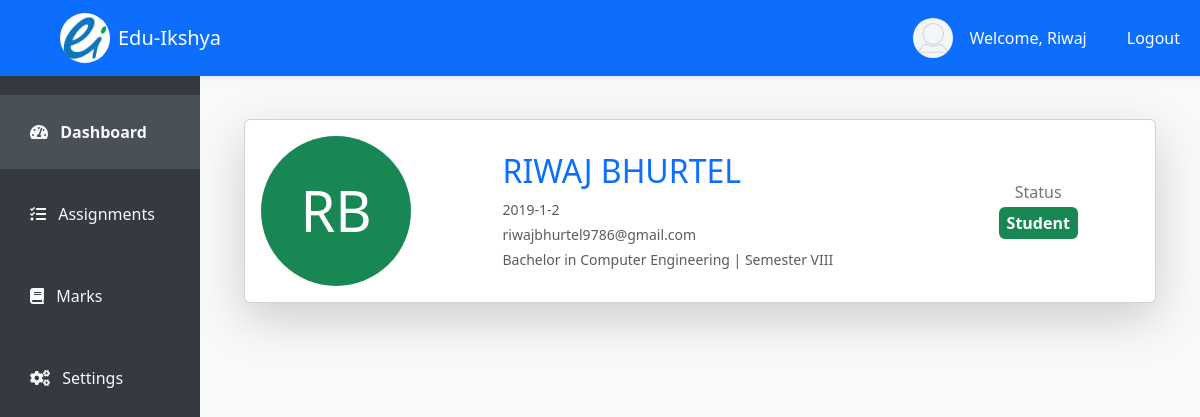
Page /student/dashboard/9/ (signed in) on the committed database.
### student/models.py (models this page shows, shortened)
class User(AbstractUser):
    user_id = models.CharField(max_length=15, unique=True, editable=False)
    address = models.CharField(max_length=150, null=True, blank=False)
    contact_number = models.CharField(max_length=20, blank=True, null=True)
    date_of_birth = models.DateField(null=True, blank=True)
    gender = models.CharField(max_length=1, choices=[('M', 'Male'), ('F', 'Female'), ('O', 'Other')])
    is_staff = models.BooleanField(default=False)
    is_student = models.BooleanField(default=False)

class Student(models.Model):
    registration_number = models.CharField(max_length=30, unique=True, editable=False)
    first_name = models.CharField(max_length=50)
    middle_name = models.CharField(max_length=50, null=True, blank=True)
    last_name = models.CharField(max_length=100)
    batch_year = models.CharField(max_length=4)
    gender = models.CharField(max_length=1, choices=[('M', 'Male'), ('F', 'Female'), ('O', 'Other')])
    date_of_birth = models.DateField()
    email = models.EmailField(blank=True, null=True)
    program = models.ForeignKey(Program, on_delete=models.CASCADE)
    semester = models.ForeignKey(Semester, on_delete=models.RESTRICT)
    user = models.OneToOneField(User, on_delete=models.RESTRICT, null=True, blank=True)

class Program(models.Model):
    program_id = models.CharField(max_length=12, unique=True)
    program_name = models.CharField(max_length=60)

class Semester(models.Model):
    SEMESTER_CHOICES = [
        ('I', 'I'),
        ('II', 'II'),
        ('III', 'III'),
        ('IV', 'IV'),
        ('V', 'V'),
        ('VI', 'VI'),
        ('VII', 'VII'),
        ('VIII', 'VIII'),
    ]
    semester_id = models.CharField(max_length=4, unique=True)
    semester = models.CharField(max_length=5, choices=SEMESTER_CHOICES)

### student/views.py (the view)
# urls.py: path('student/dashboard/<pk>/', views.student_dashboard, name='student_dashboard'),
@login_required
def student_dashboard(request, pk):
    student_user = get_object_or_404(User, pk=pk)
    student = Student.objects.get(user=student_user)
    if student_user != request.user:
        return HttpResponseForbidden("You are not Authorized!")
    return render(request, 'student/student_dashboard.html', {
        'student': student,
        'user': student_user
    })

### templates/student/student_dashboard.html
<!DOCTYPE html>
{% extends 'student/index.html' %}
{% load static %}
{% block student_dashboard %}
<div class="container mt-4">
    <div class="card shadow-lg">
        <div class="card-body">
            <div class="row align-items-center">
                <div class="col-md-3 text-center">
                    <div class="rounded-circle bg-success d-flex justify-content-center align-items-center"
                        style="width: 150px; height: 150px;">
                        <p class="text-white display-4 m-0">{{ student.first_name|slice:":1" }}{{ student.last_name|slice:":1" }}</p>
                    </div>
                </div>
                <div class="col-md-6">
                    <div class="p-3">
                        <h2 class="text-primary text-uppercase mb-2">{{ student.first_name }} {{ student.last_name }}</h2>
                        <p class="text-muted small mb-1">{{ student.registration_number }}</p>
                        <p class="text-muted small mb-1">{{ student.email }}</p>
                        <p class="text-muted small mb-0">{{ student.program.program_name }} | Semester {{ student.semester.semester }}</p>
                    </div>
                </div>
                <div class="col-md-3 text-center">
                    <div class="p-3">
                        <h6 class="text-secondary mb-1">Status</h6>
                        <span class="badge bg-success p-2 fs-6">Student</span>
                    </div>
                </div>
            </div>
        </div>
    </div>
</div>
{% endblock %}

### templates/student/index.html (shortened to what this page needs)
<!DOCTYPE html>
{% load static %}
<html lang="en">
<head>
    <link href="https://cdn.jsdelivr.net/npm/bootstrap@5.3.0/dist/css/bootstrap.min.css" rel="stylesheet">
    <link rel="stylesheet" href="https://cdnjs.cloudflare.com/ajax/libs/font-awesome/5.15.4/css/all.min.css">
</head>
<body>
    <nav class="navbar navbar-expand-lg navbar-light bg-primary top-navbar shadow-sm">
        <div class="container-fluid">
            <a class="navbar-brand d-flex mx-5 align-items-center" href="{% url 'students:staff_dashboard' pk=user.pk %}">
                <img src="{% static 'images/logo/eduikshya-logo.png' %}" alt="Edu-Ikshya Logo" width="50" height="50"
                    class="d-inline-block rounded-circle">
                <span class="ms-2 text-white">Edu-Ikshya</span>
            </a>
            <div class="collapse navbar-collapse justify-content-end" id="navbarNav">
                {% if user.is_authenticated %}
                <ul class="navbar-nav ms-auto d-none d-lg-flex align-items-center">
                    <li class="nav-item mx-3">
                        <div class="d-flex align-items-center">
                            <div class="profile-pic">
                                <img src="{% static 'images/profile/images.png' %}">
                            </div>
                            <p class="text-white mb-0">Welcome, {{ user.first_name }}</p>
                        </div>
                    </li>
                    <li class="nav-item">
                        <a class="nav-link text-white ms-3" href="{% url 'students:logout' %}">Logout</a>
                    </li>
                </ul>
                {% endif %}
            </div>
        </div>
    </nav>
    <div class="side-navbar d-none d-lg-flex flex-column">
        <nav class="nav flex-column w-100">
            <a class="nav-link text-light mb-2 {% if request.resolver_match.url_name == 'student_dashboard' %}active{% endif %}"
                href="{% url 'students:student_dashboard' pk=user.pk %}">
                <i class="fas fa-tachometer-alt me-2"></i> Dashboard
            </a>
            <a class="nav-link text-light mb-2" href="{% url 'students:student_assignments' %}">
                <i class="fas fa-tasks me-2"></i> Assignments
            </a>
            <a class="nav-link text-light mb-2" href="#">
                <i class="fas fa-book me-2"></i> Marks
            </a>
            <a class="nav-link text-light mt-auto" href="#">
                <i class="fas fa-cogs me-2"></i> Settings
            </a>
        </nav>
    </div>
    <div class="content bg-light">
        <div class="container">
            {% block student_dashboard %}
            {% endblock %}
        </div>
    </div>
</body>
</html>

### templates/student/index.html (style rules this page uses)
body { display: flex; }
.top-navbar { position: fixed; top: 0; width: 100%; z-index: 1030; background-color: #007bff; }
.side-navbar { position: fixed; top: 75px; bottom: 0; width: 200px; padding-top: 20px; background-color: #343a40; display: flex; flex-direction: column; }
.side-navbar .nav-link { padding: 25px 30px; }
.content { margin-top: 75px; margin-left: 200px; padding: 20px; width: calc(100% - 200px); background-color: #f8f9fa; }
.profile-pic { width: 40px; height: 40px; border-radius: 50%; overflow: hidden; margin-right: 1rem; }
.profile-pic img { width: 100%; height: auto; }
.nav-link { color: white; }
.side-navbar .nav-link.active { background-color: #495057; font-weight: bold; }
.content { background-color: #f8f9fa; min-height: 100vh; }

### rows in the picture
User: first_name "Riwaj"
Student: first_name "R", last_name "B", first_name "RIWAJ", last_name "BHURTEL", registration_number "2019-1-2", email "riwajbhurtel9786@gmail.com", program.program_name "Bachelor in Computer Engineering", semester.semester "VIII"
